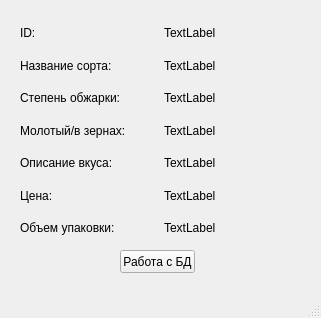
<?xml version="1.0" encoding="UTF-8"?>
<ui version="4.0">
 <class>MainWindow</class>
 <widget class="QMainWindow" name="MainWindow">
  <property name="geometry">
   <rect>
    <x>0</x>
    <y>0</y>
    <width>321</width>
    <height>318</height>
   </rect>
  </property>
  <property name="windowTitle">
   <string>Эспрессо</string>
  </property>
  <widget class="QWidget" name="centralwidget">
   <widget class="QWidget" name="gridLayoutWidget">
    <property name="geometry">
     <rect>
      <x>20</x>
      <y>20</y>
      <width>281</width>
      <height>221</height>
     </rect>
    </property>
    <layout class="QGridLayout" name="gridLayout">
     <item row="0" column="0">
      <widget class="QLabel" name="label">
       <property name="text">
        <string>ID:</string>
       </property>
      </widget>
     </item>
     <item row="4" column="0">
      <widget class="QLabel" name="label_5">
       <property name="text">
        <string>Описание вкуса:</string>
       </property>
      </widget>
     </item>
     <item row="6" column="0">
      <widget class="QLabel" name="label_6">
       <property name="text">
        <string>Цена:</string>
       </property>
      </widget>
     </item>
     <item row="3" column="0">
      <widget class="QLabel" name="label_4">
       <property name="text">
        <string>Молотый/в зернах:</string>
       </property>
      </widget>
     </item>
     <item row="1" column="0">
      <widget class="QLabel" name="label_2">
       <property name="text">
        <string>Название сорта:</string>
       </property>
      </widget>
     </item>
     <item row="2" column="0">
      <widget class="QLabel" name="label_3">
       <property name="text">
        <string>Cтепень обжарки:</string>
       </property>
      </widget>
     </item>
     <item row="7" column="0">
      <widget class="QLabel" name="label_7">
       <property name="text">
        <string>Объем упаковки:</string>
       </property>
      </widget>
     </item>
     <item row="0" column="1">
      <widget class="QLabel" name="label_8">
       <property name="text">
        <string>TextLabel</string>
       </property>
      </widget>
     </item>
     <item row="1" column="1">
      <widget class="QLabel" name="label_9">
       <property name="text">
        <string>TextLabel</string>
       </property>
      </widget>
     </item>
     <item row="2" column="1">
      <widget class="QLabel" name="label_10">
       <property name="text">
        <string>TextLabel</string>
       </property>
      </widget>
     </item>
     <item row="3" column="1">
      <widget class="QLabel" name="label_11">
       <property name="text">
        <string>TextLabel</string>
       </property>
      </widget>
     </item>
     <item row="4" column="1">
      <widget class="QLabel" name="label_12">
       <property name="text">
        <string>TextLabel</string>
       </property>
      </widget>
     </item>
     <item row="6" column="1">
      <widget class="QLabel" name="label_13">
       <property name="text">
        <string>TextLabel</string>
       </property>
      </widget>
     </item>
     <item row="7" column="1">
      <widget class="QLabel" name="label_14">
       <property name="text">
        <string>TextLabel</string>
       </property>
      </widget>
     </item>
    </layout>
   </widget>
   <widget class="QPushButton" name="pushButton">
    <property name="geometry">
     <rect>
      <x>120</x>
      <y>250</y>
      <width>75</width>
      <height>23</height>
     </rect>
    </property>
    <property name="text">
     <string>Работа с БД</string>
    </property>
   </widget>
  </widget>
  <widget class="QMenuBar" name="menubar">
   <property name="geometry">
    <rect>
     <x>0</x>
     <y>0</y>
     <width>321</width>
     <height>21</height>
    </rect>
   </property>
  </widget>
  <widget class="QStatusBar" name="statusbar"/>
 </widget>
 <resources/>
 <connections/>
</ui>
